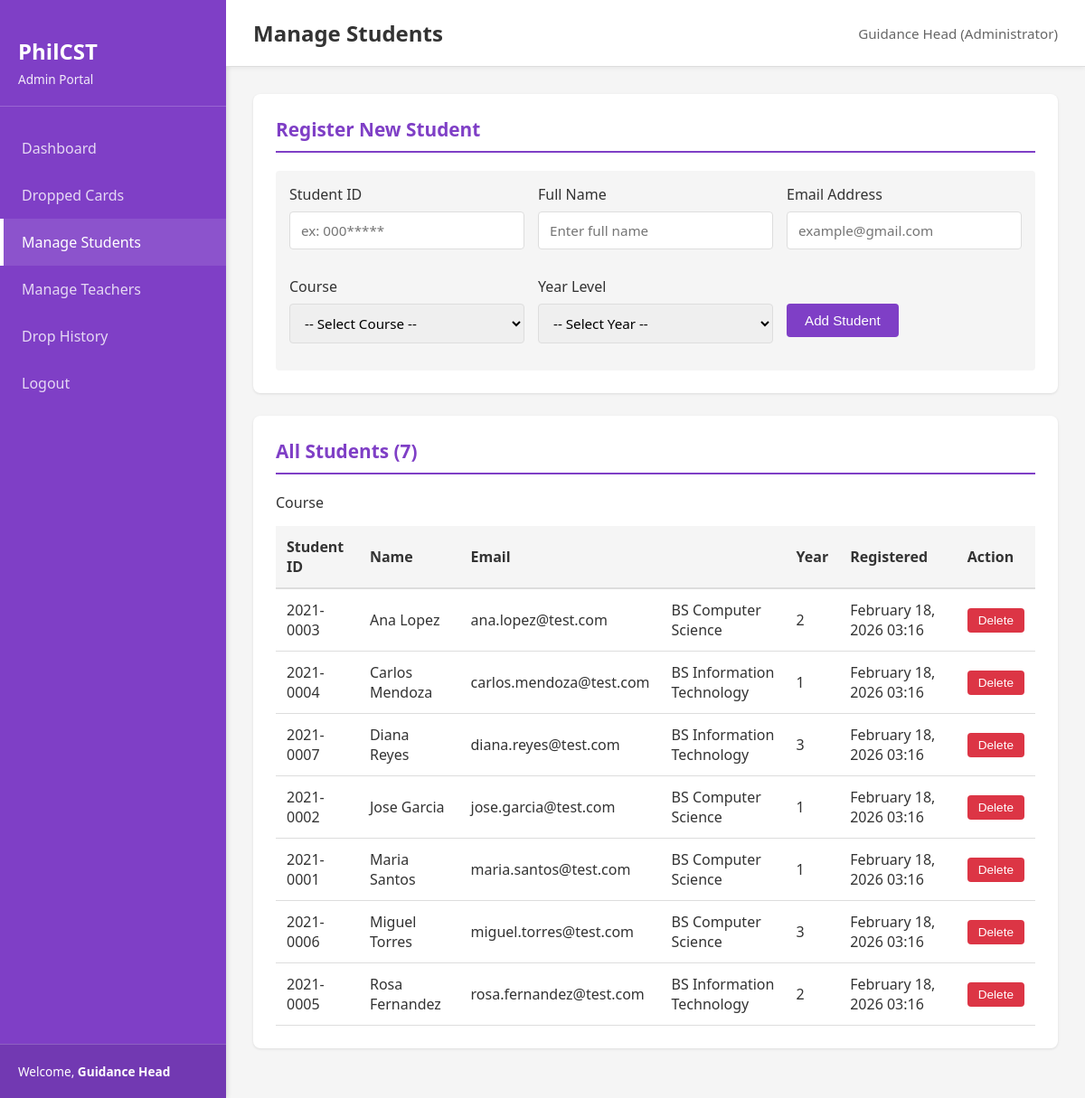
The app's page /admin/students.php (signed in) with its own data.
### tables this page shows
CREATE TABLE users (
    id INT PRIMARY KEY AUTO_INCREMENT,
    name VARCHAR(100) NOT NULL,
    email VARCHAR(100) UNIQUE NOT NULL,
    password VARCHAR(255) NOT NULL,
    role ENUM('teacher', 'admin') NOT NULL,
    created_at TIMESTAMP DEFAULT CURRENT_TIMESTAMP,
    updated_at TIMESTAMP DEFAULT CURRENT_TIMESTAMP ON UPDATE CURRENT_TIMESTAMP
);

CREATE TABLE students (
    id INT PRIMARY KEY AUTO_INCREMENT,
    student_id VARCHAR(20) UNIQUE NOT NULL,
    name VARCHAR(100) NOT NULL,
    email VARCHAR(100) UNIQUE NOT NULL,
    course VARCHAR(100) NOT NULL,
    year INT NOT NULL,
    created_at TIMESTAMP DEFAULT CURRENT_TIMESTAMP,
    updated_at TIMESTAMP DEFAULT CURRENT_TIMESTAMP ON UPDATE CURRENT_TIMESTAMP
);

### includes/functions.php (called while the page is built, shortened)
<?php
function getUserName($pdo, $user_id) {
    $stmt = $pdo->prepare('SELECT name FROM users WHERE id = ?');
    $stmt->execute([$user_id]);
    $result = $stmt->fetch();
    return $result ? $result['name'] : 'Unknown';
}
function formatDate($date) {
    return date('F d, Y H:i', strtotime($date));
}
?>

### admin/students.php (the view, shortened to what this page needs)
<?php
require_once '../includes/session_check.php';
require_once '../config/db.php';
require_once '../includes/functions.php';
$admin_name = getUserName($pdo, $_SESSION['user_id']);
$stmt = $pdo->prepare('SELECT * FROM students ORDER BY name');
$stmt->execute();
$students = $stmt->fetchAll();
?>
<!DOCTYPE html>
<html lang="en">
<head>
    <link rel="stylesheet" href="/SYSTEM/css/style.css">
</head>
<body>
    <div class="dashboard-container">
        <aside class="sidebar">
            <div class="sidebar-header">
                <h2>PhilCST</h2>
                <p>Admin Portal</p>
            </div>
            <nav class="sidebar-nav">
                <a href="/SYSTEM/admin/dashboard.php" class="nav-item">
                    <span>Dashboard</span>
                </a>
                <a href="/SYSTEM/admin/dropped_cards.php" class="nav-item">
                    <span>Dropped Cards</span>
                </a>
                <a href="/SYSTEM/admin/students.php" class="nav-item active">
                    <span>Manage Students</span>
                </a>
                <a href="/SYSTEM/admin/teachers.php" class="nav-item">
                    <span>Manage Teachers</span>
                </a>
                <a href="/SYSTEM/admin/drop_history.php" class="nav-item">
                    <span>Drop History</span>
                </a>
                <a href="/SYSTEM/includes/logout.php" class="nav-item">
                    <span>Logout</span>
                </a>
            </nav>
            <div class="sidebar-footer">
                <p>Welcome, <strong><?php echo htmlspecialchars($admin_name); ?></strong></p>
            </div>
        </aside>
        <main class="main-content">
            <header class="top-bar">
                <h1>Manage Students</h1>
                <div class="user-info">
                    <span><?php echo htmlspecialchars($admin_name); ?> (Administrator)</span>
                </div>
            </header>
            <div class="content-wrapper">
                <section class="section">
                    <h2>Register New Student</h2>
                    <form method="POST" class="student-form">
                        <div class="form-row">
                            <div class="form-group">
                                <label for="student_id">Student ID</label>
                                <input type="text" id="student_id" name="student_id" required placeholder="ex: 000*****" maxlength="8" inputmode="numeric">
                            </div>
                            <div class="form-group">
                                <label for="name">Full Name</label>
                                <input type="text" id="name" name="name" required placeholder="Enter full name">
                            </div>
                            <div class="form-group">
                                <label for="email">Email Address</label>
                                <input type="email" id="email" name="email" placeholder="example@gmail.com" required>
                            </div>
                            <div class="form-group">
                                <label for="course">Course</label>
                                <select id="course" name="course" required>
                                    <option value="">-- Select Course --</option>
                                </select>
                            </div>
                            <div class="form-group">
                                <label for="year">Year Level</label>
                                <select id="year" name="year" required>
                                    <option value="">-- Select Year --</option>
                                </select>
                            </div>
                            <div class="form-group">
                                <label>&nbsp;</label>
                                <button type="submit" class="btn btn-primary">Add Student</button>
                            </div>
                        </div>
                    </form>
                </section>
                <section class="section">
                    <h2>All Students (<?php echo count($students); ?>)</h2>
                    <?php if (count($students) > 0): ?>
                        <div class="table-responsive">
                            <table class="table">
                                <thead>
                                    <tr>
                                        <th>Student ID</th>
                                        <th>Name</th>
                                        <th>Email</th>
                                        <th></th>Course</th>
                                        <th>Year</th>
                                        <th>Registered</th>
                                        <th>Action</th>
                                    </tr>
                                </thead>
                                <tbody>
                                    <?php foreach ($students as $student): ?>
                                        <tr>
                                            <td><?php echo htmlspecialchars($student['student_id'] ?? ''); ?></td>
                                            <td><?php echo htmlspecialchars($student['name'] ?? ''); ?></td>
                                            <td><?php echo htmlspecialchars($student['email'] ?? ''); ?></td>
                                            <td><?php echo htmlspecialchars($student['course'] ?? ''); ?></td>
                                            <td><?php echo $student['year'] ?? ''; ?></td>
                                            <td><?php echo formatDate($student['created_at'] ?? ''); ?></td>
                                            <td>
                                                <form method="POST" style="display: inline;">
                                                    <button type="submit" class="btn btn-sm btn-danger" onclick="return confirm('Are you sure?')">Delete</button>
                                                </form>
                                            </td>
                                        </tr>
                                    <?php endforeach; ?>
                                </tbody>
                            </table>
                        </div>
                    <?php else: ?>
                        <p class="no-data">No students registered yet.</p>
                    <?php endif; ?>
                </section>
            </div>
        </main>
    </div>
</body>
</html>

### css/style.css (style rules this page uses)
:root { --primary-color: #7f3fc6; --secondary-color: #d8a7f0; --success-color: #28a745; --error-color: #dc3545; --warning-color: #ffc107; --danger-color: #dc3545; --light-gray: #f5f5f5; --border-color: #ddd; --text-color: #333; --sidebar-width: 250px; }
* { margin: 0; padding: 0; box-sizing: border-box; }
html, body { font-family: 'Segoe UI', Tahoma, Geneva, Verdana, sans-serif; background-color: var(--light-gray); color: var(--text-color); }
.form-group { margin-bottom: 15px; }
.form-group label { display: block; margin-bottom: 8px; font-weight: 500; color: var(--text-color); }
.form-group input, .form-group select, .form-group textarea { width: 100%; padding: 10px 12px; border: 1px solid var(--border-color); border-radius: 4px; font-size: 0.95em; font-family: inherit; }
.form-row { display: grid; grid-template-columns: repeat(auto-fit, minmax(200px, 1fr)); gap: 15px; }
.btn { padding: 10px 20px; border: none; border-radius: 4px; font-size: 0.95em; font-weight: 500; cursor: pointer; text-decoration: none; display: inline-block; transition: all 0.3s ease; }
.btn-primary { background-color: var(--primary-color); color: white; }
.btn-danger { background-color: var(--danger-color); color: white; }
.btn-sm { padding: 6px 12px; font-size: 0.85em; }
.dashboard-container { display: flex; min-height: 100vh; }
.sidebar { width: var(--sidebar-width); background-color: var(--primary-color); color: white; padding: 20px 0; overflow-y: auto; box-shadow: 2px 0 5px rgba(0, 0, 0, 0.1); }
.sidebar-header { padding: 20px; border-bottom: 1px solid rgba(255, 255, 255, 0.2); margin-bottom: 20px; }
.sidebar-header h2 { font-size: 1.5em; margin-bottom: 5px; }
.sidebar-header p { font-size: 0.85em; opacity: 0.9; }
.sidebar-nav { display: flex; flex-direction: column; }
.nav-item { padding: 15px 20px; color: rgba(255, 255, 255, 0.8); text-decoration: none; transition: all 0.3s ease; border-left: 4px solid transparent; }
.nav-item:hover, .nav-item.active { background-color: rgba(255, 255, 255, 0.1); color: white; border-left-color: white; }
.sidebar-footer { position: absolute; bottom: 0; left: 0; right: 0; padding: 20px; border-top: 1px solid rgba(255, 255, 255, 0.2); font-size: 0.85em; background-color: rgba(0, 0, 0, 0.1); width: var(--sidebar-width); }
.main-content { flex: 1; display: flex; flex-direction: column; overflow-y: auto; }
.top-bar { background-color: white; padding: 20px 30px; border-bottom: 1px solid var(--border-color); display: flex; justify-content: space-between; align-items: center; box-shadow: 0 2px 5px rgba(0, 0, 0, 0.05); }
.top-bar h1 { color: var(--text-color); font-size: 1.5em; }
.user-info { font-size: 0.95em; color: #666; }
.content-wrapper { padding: 30px; flex: 1; }
.section { background-color: white; padding: 25px; border-radius: 8px; margin-bottom: 25px; box-shadow: 0 1px 3px rgba(0, 0, 0, 0.1); }
.section h2 { color: var(--primary-color); margin-bottom: 20px; font-size: 1.3em; border-bottom: 2px solid var(--primary-color); padding-bottom: 10px; }
.table-responsive { overflow-x: auto; }
.table { width: 100%; border-collapse: collapse; margin-top: 15px; }
.table thead { background-color: var(--light-gray); }
.table th { padding: 12px; text-align: left; font-weight: 600; color: var(--text-color); border-bottom: 2px solid var(--border-color); }
.table td { padding: 12px; border-bottom: 1px solid var(--border-color); }
.student-form, .teacher-form, .drop-form { background-color: var(--light-gray); padding: 15px; border-radius: 4px; }

### records on screen
users: name "Guidance Head"
students: student "2021-0003", name "Ana Lopez", email "ana.lopez@test.com", course "BS Computer Science", year "2", created_at "February 18, 2026 03:16"
students: student "2021-0004", name "Carlos Mendoza", email "carlos.mendoza@test.com", course "BS Information Technology", year "1", created_at "February 18, 2026 03:16"
students: student "2021-0007", name "Diana Reyes", email "diana.reyes@test.com", course "BS Information Technology", year "3", created_at "February 18, 2026 03:16"
students: student "2021-0002", name "Jose Garcia", email "jose.garcia@test.com", course "BS Computer Science", year "1", created_at "February 18, 2026 03:16"
students: student "2021-0001", name "Maria Santos", email "maria.santos@test.com", course "BS Computer Science", year "1", created_at "February 18, 2026 03:16"
students: student "2021-0006", name "Miguel Torres", email "miguel.torres@test.com", course "BS Computer Science", year "3", created_at "February 18, 2026 03:16"
students: student "2021-0005", name "Rosa Fernandez", email "rosa.fernandez@test.com", course "BS Information Technology", year "2", created_at "February 18, 2026 03:16"

### other values on screen
count($students) "7"
